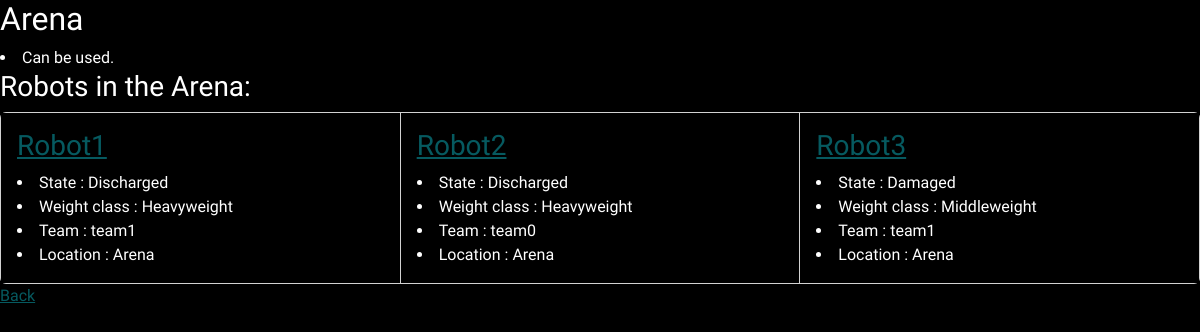
/project/Arena, run on an earlier commit of the app's database.
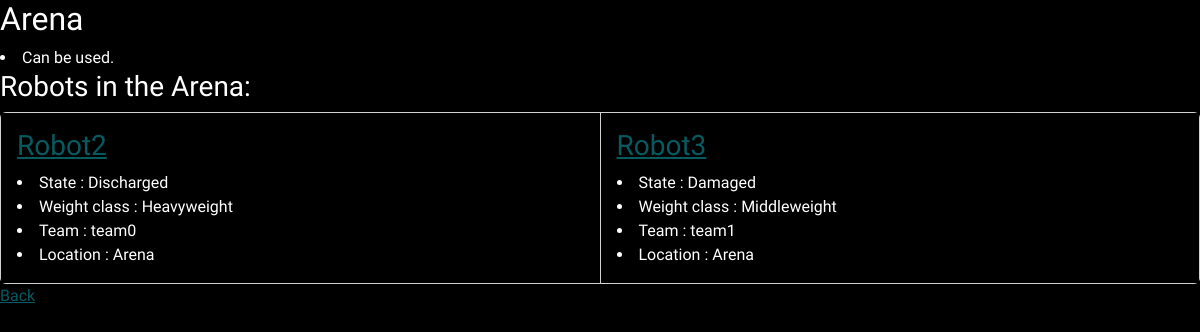
And on a later commit of the database.
### project/models.py (models this page shows, shortened)
class Character(models.Model):
    id_character = models.CharField(max_length=100, primary_key=True)
    etat = models.CharField(max_length=20)
    type = models.CharField(max_length=20)
    team = models.CharField(max_length=20)
    photo = models.CharField(max_length=200)
    lieu = models.ForeignKey(Equipement, on_delete=models.CASCADE)

class Equipement(models.Model):
    id_equip = models.CharField(max_length=100, primary_key=True)
    disponibilite = models.CharField(max_length=20)
    photo = models.CharField(max_length=200)
    def __str__(self):
        return self.id_equip

### project/views.py (the view)
# urls.py: path("project/<str:pk>", views.detail, name="detail"),
def detail(request, pk):
    try:
        character = get_object_or_404(Character, pk=pk)
        form = MoveForm(request.POST)
        if form.is_valid():
            message = move(form, character)
            Characters = Character.objects.filter().order_by("id_character")
            Equipements = Equipement.objects.filter().order_by("id_equip")
            if message is None:
                return render(
                    request,
                    "project/view.html",
                    {"characters": Characters, "equipements": Equipements},
                )
            else:
                return render(
                    request,
                    "project/character.html",
                    {"character": character, "message": message, "form": form},
                )
        else:
            form = MoveForm()
            return render(
                request,
                "project/character.html",
                {"character": character, "form": form},
            )
    except Exception:
        equip = get_object_or_404(Equipement, pk=pk)
        Characters = Character.objects.filter(lieu_id=equip.id_equip).order_by(
            "id_character"
        )
        return render(
            request,
            "project/equipement.html",
            {"equipement": equip, "characters": Characters},
        )

### project/templates/project/equipement.html (shortened to what this page needs)
{% load static %}
<link href="https://cdn.jsdelivr.net/npm/bootstrap@5.2.3/dist/css/bootstrap.min.css" rel="stylesheet">
<link rel="stylesheet" href="{% static 'css/project.css' %}" />
<body style="background-color: #000000;">
{% block content %}
    <div>
        <h2>{{ equipement.id_equip}}</h2>
        {% if equipement.disponibilite == 'libre'%}
        <li>Can be used.</li>
        {% else %}
        <li>Cannot be used.</li>
        {% endif %}
    </div>
{% endblock %}
{% block chars %}
<h3>Robots in the {{ equipement.id_equip}}:</h3>
<div class="card-group">
{% for character in characters %}
<div class="card" style="width: 18rem;">
    <div class="card-body" style="background-color: #000000;">
    <h3 class="card-title"><a class="link" href="{% url 'detail' pk=character.id_character %}">{{ character.id_character}}</a></h3>
    <li>State : {{ character.etat}}</li>
    <li>Weight class : {{ character.type}}</li>
    <li>Team : {{ character.team}}</li>
    <li>Location : {{ character.lieu}}</li>
    </div>
</div>
{% endfor %}
</div>
<a class="link" href="{% url 'view' %}">Back</a>
{% endblock %}
</body>

What changed in the data, as far as the page shows it:
no longer on this page (row edited): Character: id_character "Robot1", etat "Discharged", type "Heavyweight", team "team1", lieu "Arena"
